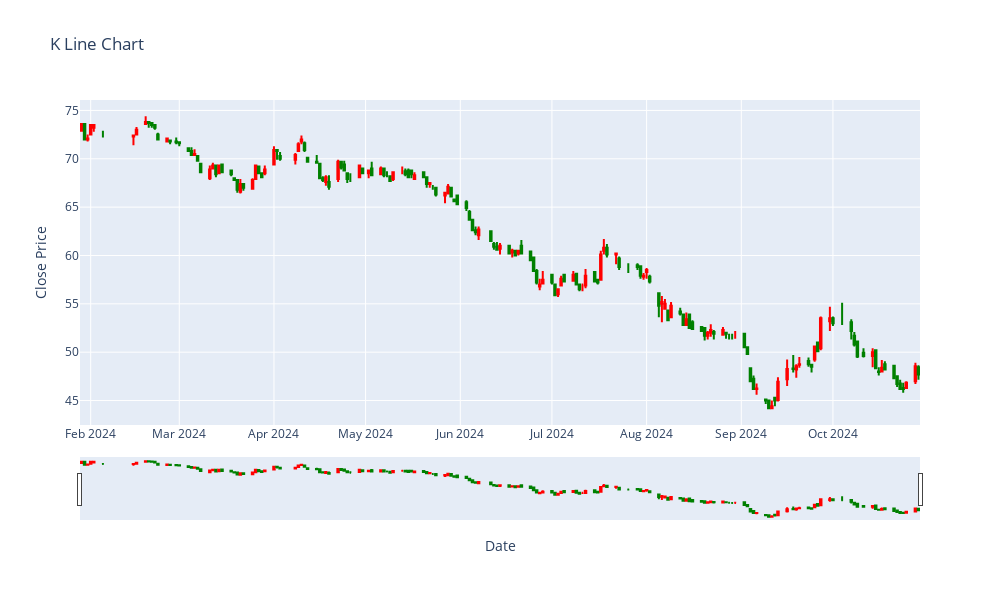

The code cell stored with this chart in its notebook:
### Markdown cell above
作業2：使用 TensorFlow 實作 CNN 捕捉 K 線趨勢，並預測股價漲跌（分類任務）。
說明：輸入一張 N 天的 K 線圖判斷未來價格可能漲或跌，label 方式可以使用技術指標輔助，例如：5日均線高於10日均線標註「漲」，5日均線低於10日均線標註「跌」。

### Code cell
import plotly.graph_objects as go
import pandas as pd

# 假設 df 是包含股價資料的 DataFrame
df = pd.read_csv('./stock_data_1301_with_features_0.3years.csv')
df['日期'] = pd.to_datetime(df['日期'])
# 生成 K 線圖 用 plotly.go
fig = go.Figure(data=[go.Candlestick(x=df['日期'],
                                        open=df['開盤價'],
                                        high=df['最高價'],
                                        low=df['最低價'],
                                        close=df['收盤價'],
                                        increasing_line_color='red',
                                        decreasing_line_color='green')])
fig.update_layout(title='K Line Chart', xaxis_title='Date', yaxis_title='Close Price',width=1000,height=600)
fig.show()

### Figure 1 — Plotly figure (JSON) as saved in the notebook; plotly's stock layout.template omitted (floating-point values rounded to 4 significant figures; data arrays with more than 128 entries replaced by an {"elided": "..."} marker saying what was removed)
{"data": [{"close": {"elided": "179 float values"}, "decreasing": {"line": {"color": "green"}}, "high": {"elided": "179 float values"}, "increasing": {"line": {"color": "red"}}, "low": {"elided": "179 float values"}, "open": {"elided": "179 float values"}, "type": "candlestick", "x": {"elided": "179 str values"}}], "layout": {"height": 600, "title": {"text": "K Line Chart"}, "width": 1000, "xaxis": {"title": {"text": "Date"}}, "yaxis": {"title": {"text": "Close Price"}}}}
